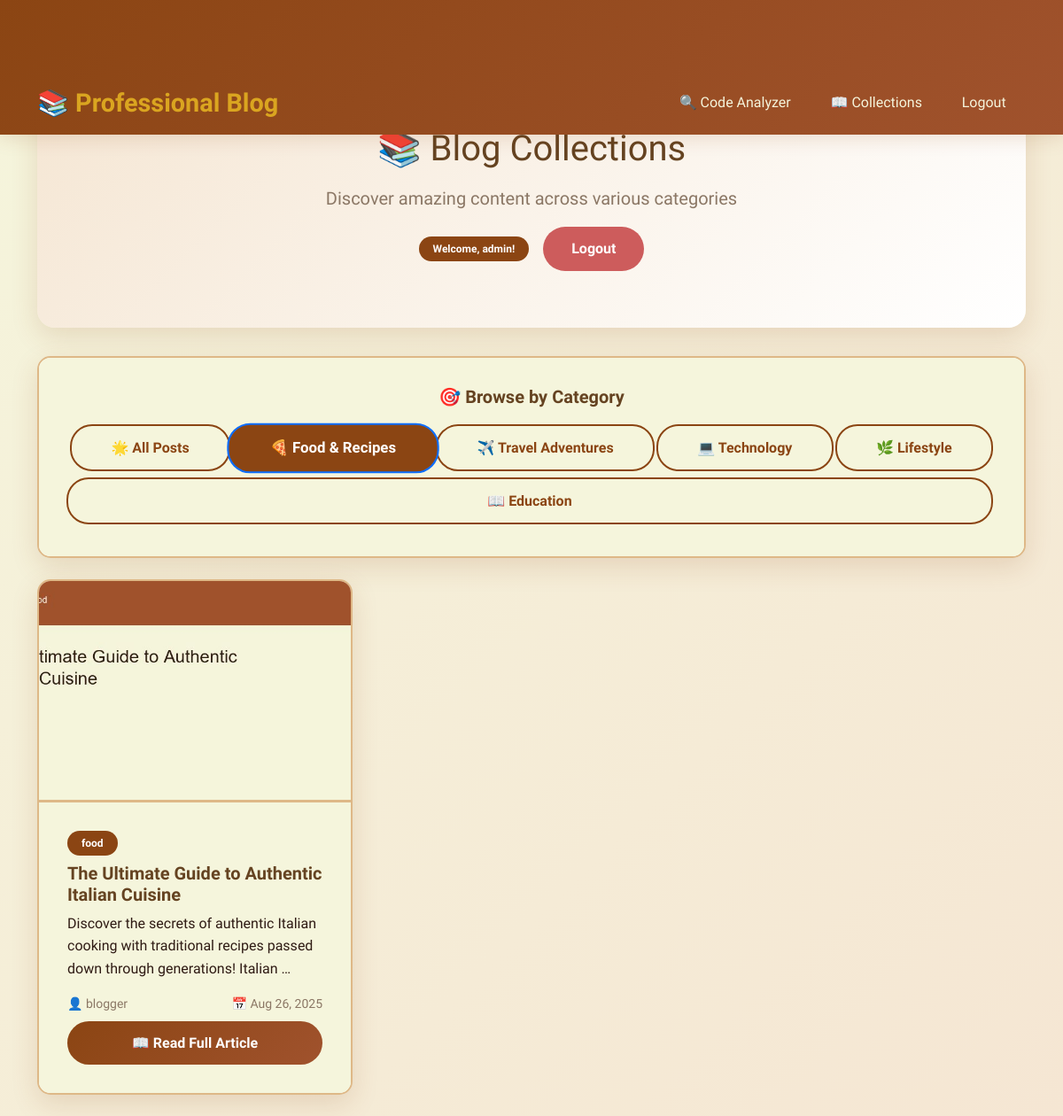
Page /collections/?category=food (signed in) on the committed database.
### blogapp/models.py (models this page shows, shortened)
class Blog(models.Model):
    CATEGORY_CHOICES = [
        ('Technology', 'Technology'),
        ('Programming', 'Programming'),
        ('Tutorial', 'Tutorial'),
        ('Review', 'Review'),
        ('News', 'News'),
        ('Other', 'Other'),
    ]
    title = models.CharField(max_length=200)
    content = models.TextField()
    author = models.ForeignKey(User, on_delete=models.CASCADE)
    category = models.CharField(max_length=50, choices=CATEGORY_CHOICES, default='Other')
    created_at = models.DateTimeField(auto_now_add=True)
    updated_at = models.DateTimeField(auto_now=True)
    image = models.ImageField(upload_to='blog_images/', blank=True, null=True)

### blogapp/views.py (the view)
# urls.py: path('collections/', views.collections, name='collections'),  # Collections page
@login_required
def collections(request):
    category = request.GET.get('category', 'all')
    category_mapping = {
        'food': 'food',
        'travel': 'travel',
        'tech': 'Technology',
        'lifestyle': 'lifestyle',
        'education': 'education'
    }
    if category and category != 'all':
        actual_category = category_mapping.get(category, category)
        blogs = Blog.objects.filter(category__icontains=actual_category).order_by('-created_at')
    else:
        blogs = Blog.objects.all().order_by('-created_at')
    for blog in blogs:
        if not blog.image:
            from .utils import generate_blog_image
            generated_image = generate_blog_image(blog.title, blog.category, blog.author.username)
            if generated_image:
                blog.image = generated_image
                blog.save()
    return render(request, 'blog/collections.html', {'blogs': blogs})

### blogapp/templates/blog/collections.html (shortened to what this page needs)
{% extends 'layouts/main.html' %}
{% block content %}
<div class="container">
    <div class="hero-section">
        <h1 style="color: var(--dark-brown); margin-bottom: 1rem;">📚 Blog Collections</h1>
        <p class="lead">Discover amazing content across various categories</p>
        <div class="d-flex justify-content-center align-items-center gap-3 mt-3">
            <span class="badge bg-primary">Welcome, {{ user.username }}!</span>
            <a href="{% url 'logout' %}" class="btn btn-danger">Logout</a>
        </div>
    </div>
    <div class="row mb-4">
        <div class="col-12">
            <div class="card">
                <div class="card-body text-center">
                    <h5 class="card-title mb-3" style="color: var(--dark-brown);">🎯 Browse by Category</h5>
                    <div class="btn-group flex-wrap" role="group" aria-label="Category Filter">
                        <a href="?category=all" class="btn btn-outline-primary {% if not request.GET.category or request.GET.category == 'all' %}active{% endif %}">
                            🌟 All Posts
                        </a>
                        <a href="?category=food" class="btn btn-outline-primary {% if request.GET.category == 'food' %}active{% endif %}">
                            🍕 Food & Recipes
                        </a>
                        <a href="?category=travel" class="btn btn-outline-primary {% if request.GET.category == 'travel' %}active{% endif %}">
                            ✈️ Travel Adventures
                        </a>
                        <a href="?category=tech" class="btn btn-outline-primary {% if request.GET.category == 'tech' %}active{% endif %}">
                            💻 Technology
                        </a>
                        <a href="?category=lifestyle" class="btn btn-outline-primary {% if request.GET.category == 'lifestyle' %}active{% endif %}">
                            🌿 Lifestyle
                        </a>
                        <a href="?category=education" class="btn btn-outline-primary {% if request.GET.category == 'education' %}active{% endif %}">
                            📖 Education
                        </a>
                    </div>
                </div>
            </div>
        </div>
    </div>
    <div class="row">
        {% for blog in blogs %}
            <div class="col-lg-4 col-md-6 mb-4">
                <div class="card h-100">
                    {% if blog.image %}
                        <img src="{{ blog.image.url }}" class="card-img-top" alt="{{ blog.title }}">
                    {% else %}
                        <div class="card-img-top d-flex align-items-center justify-content-center" style="height: 250px; background: linear-gradient(45deg, var(--light-brown), var(--cream)); color: var(--dark-brown); font-size: 1.5rem;">
                            📝 {{ blog.category|default:"Blog" }}
                        </div>
                    {% endif %}
                    <div class="card-body d-flex flex-column">
                        <div class="mb-2">
                            <span class="badge bg-primary">{{ blog.get_category_display|default:blog.category }}</span>
                        </div>
                        <h5 class="card-title">{{ blog.title }}</h5>
                        <p class="card-text flex-grow-1">{{ blog.content|truncatewords:15 }}</p>
                        <div class="mt-auto">
                            <div class="d-flex justify-content-between align-items-center mb-2">
                                <small class="text-muted">
                                    👤 {{ blog.author.username }}
                                </small>
                                <small class="text-muted">
                                    📅 {{ blog.created_at|date:"M d, Y" }}
                                </small>
                            </div>
                            <a href="{% url 'blog_detail' blog.id %}" class="btn btn-primary w-100">
                                📖 Read Full Article
                            </a>
                        </div>
                    </div>
                </div>
            </div>
        {% endfor %}
    </div>
</div>
{% endblock content %}

### static/css/styles.css (style rules this page uses)
:root { --primary-brown: #8B4513; --secondary-brown: #A0522D; --light-brown: #DEB887; --dark-brown: #654321; --cream: #F5F5DC; --beige: #F5E6D3; --accent-gold: #DAA520; --text-dark: #2F1B14; --text-light: #8B7765; --shadow: rgba(139, 69, 19, 0.15); }
* { margin: 0; padding: 0; box-sizing: border-box; }
body { font-family: 'Georgia', 'Times New Roman', serif; background: linear-gradient(135deg, var(--cream) 0%, var(--beige) 100%); color: var(--text-dark); line-height: 1.6; min-height: 100vh; }
.container { margin-top: 80px; }
.card { background: white; border: 2px solid var(--light-brown); border-radius: 15px; box-shadow: 0 10px 30px var(--shadow); transition: all 0.3s ease; overflow: hidden; }
.card-body { background: var(--cream); padding: 2rem; }
.card-img-top { height: 250px; object-fit: cover; border-bottom: 3px solid var(--light-brown); }
.btn { border-radius: 25px; font-weight: 600; padding: 0.8rem 2rem; transition: all 0.3s ease; border: none; }
.btn-primary { background: linear-gradient(135deg, var(--primary-brown) 0%, var(--secondary-brown) 100%); color: white; }
.btn-outline-primary { border: 2px solid var(--primary-brown); color: var(--primary-brown); background: transparent; }
.btn-outline-primary:hover, .btn-outline-primary.active { background: var(--primary-brown); color: white; transform: scale(1.05); }
.btn-danger { background: #CD5C5C; color: white; }
.btn-group .btn { margin: 0.2rem; border-radius: 25px !important; }
.badge { border-radius: 15px; padding: 0.5rem 1rem; font-weight: 600; }
.bg-primary { background: var(--primary-brown) !important; }
.lead { color: var(--text-light); }
.text-muted { color: var(--text-light) !important; }
.hero-section { text-align: center; padding: 4rem 0; background: linear-gradient(135deg, var(--beige) 0%, white 100%); border-radius: 20px; margin-bottom: 2rem; box-shadow: 0 10px 30px var(--shadow); }
.card { animation: fadeInUp 0.6s ease-out; }
.card-title { color: var(--dark-brown); font-weight: bold; }
.card-text { color: var(--text-dark); }

### rows in the picture
Blog: image (picture), category "food", title "The Ultimate Guide to Authentic Italian Cuisine", content "Discover the secrets of authentic Italian cooking with traditional recipes passed down through generations! Italian …", author.username "blogger", created_at "Aug 26, 2025"

### other values in the picture
{{ user.username }} "admin"
